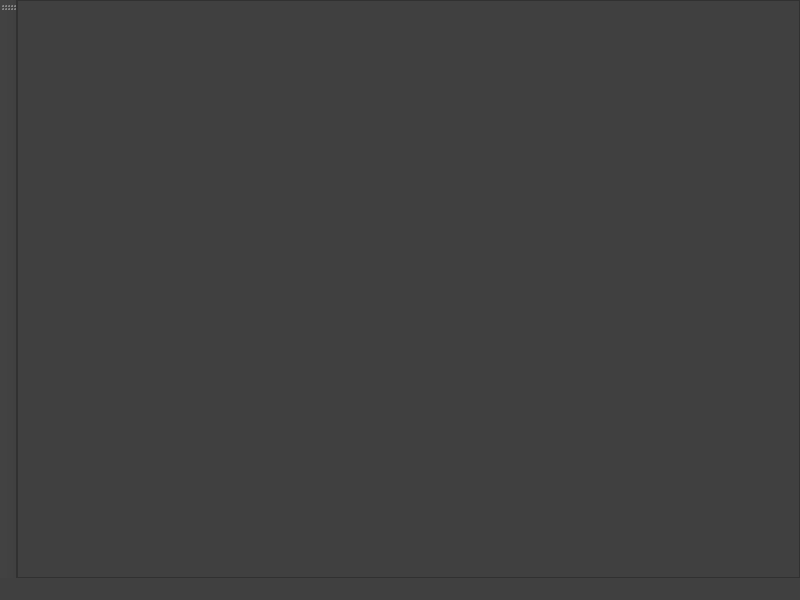
<?xml version="1.0" encoding="UTF-8"?>
<ui version="4.0">
 <class>MainWindow</class>
 <widget class="QMainWindow" name="MainWindow">
  <property name="geometry">
   <rect>
    <x>0</x>
    <y>0</y>
    <width>800</width>
    <height>600</height>
   </rect>
  </property>
  <property name="windowTitle">
   <string>Take A Look</string>
  </property>
  <property name="styleSheet">
   <string notr="true">* {background-color : rgb(64, 64, 64)}
QToolTip {background: lightgray;}</string>
  </property>
  <widget class="QWidget" name="centralwidget">
   <layout class="QGridLayout" name="gridLayout">
    <property name="leftMargin">
     <number>0</number>
    </property>
    <property name="topMargin">
     <number>0</number>
    </property>
    <property name="rightMargin">
     <number>0</number>
    </property>
    <property name="bottomMargin">
     <number>0</number>
    </property>
    <property name="horizontalSpacing">
     <number>6</number>
    </property>
    <item row="0" column="0">
     <widget class="View" name="graphicsView">
      <property name="backgroundBrush">
       <brush brushstyle="NoBrush">
        <color alpha="255">
         <red>0</red>
         <green>0</green>
         <blue>0</blue>
        </color>
       </brush>
      </property>
      <property name="foregroundBrush">
       <brush brushstyle="NoBrush">
        <color alpha="255">
         <red>0</red>
         <green>0</green>
         <blue>0</blue>
        </color>
       </brush>
      </property>
     </widget>
    </item>
   </layout>
  </widget>
  <widget class="QMenuBar" name="menubar">
   <property name="geometry">
    <rect>
     <x>0</x>
     <y>0</y>
     <width>800</width>
     <height>22</height>
    </rect>
   </property>
  </widget>
  <widget class="QStatusBar" name="statusbar"/>
  <widget class="QToolBar" name="toolBar">
   <property name="windowTitle">
    <string>toolBar</string>
   </property>
   <attribute name="toolBarArea">
    <enum>LeftToolBarArea</enum>
   </attribute>
   <attribute name="toolBarBreak">
    <bool>false</bool>
   </attribute>
  </widget>
 </widget>
 <customwidgets>
  <customwidget>
   <class>View</class>
   <extends>QGraphicsView</extends>
   <header>takealook/mainwindow/view.h</header>
  </customwidget>
 </customwidgets>
 <resources/>
 <connections/>
</ui>
